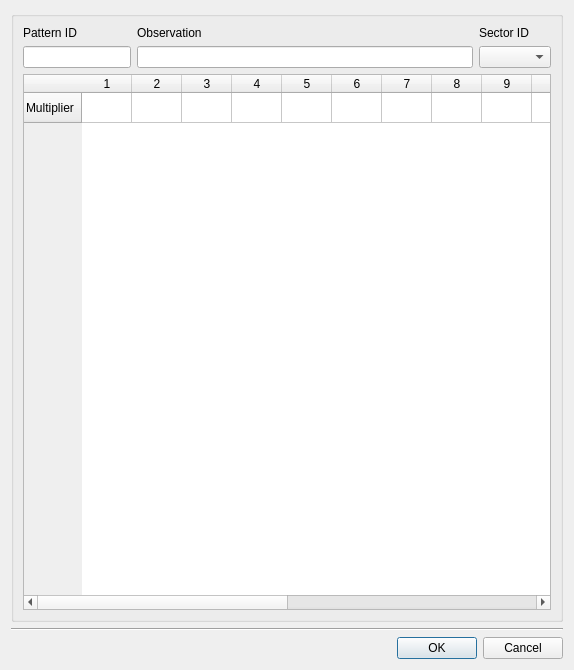
<?xml version="1.0" encoding="UTF-8"?>
<ui version="4.0">
 <class>dlg_nonvisual_pattern_ws</class>
 <widget class="QDialog" name="dlg_nonvisual_pattern_ws">
  <property name="geometry">
   <rect>
    <x>0</x>
    <y>0</y>
    <width>574</width>
    <height>670</height>
   </rect>
  </property>
  <property name="windowTitle">
   <string>Pattern Editor</string>
  </property>
  <layout class="QGridLayout" name="verticalLayout_4">
   <item row="2" column="0" colspan="2">
    <layout class="QHBoxLayout" name="horizontalLayout">
     <property name="sizeConstraint">
      <enum>QLayout::SetDefaultConstraint</enum>
     </property>
     <item>
      <spacer name="horizontalSpacer">
       <property name="orientation">
        <enum>Qt::Horizontal</enum>
       </property>
       <property name="sizeHint" stdset="0">
        <size>
         <width>40</width>
         <height>20</height>
        </size>
       </property>
      </spacer>
     </item>
     <item>
      <widget class="QPushButton" name="btn_accept">
       <property name="text">
        <string>OK</string>
       </property>
      </widget>
     </item>
     <item>
      <widget class="QPushButton" name="btn_cancel">
       <property name="text">
        <string>Cancel</string>
       </property>
      </widget>
     </item>
    </layout>
   </item>
   <item row="1" column="0" colspan="2">
    <widget class="Line" name="line">
     <property name="orientation">
      <enum>Qt::Horizontal</enum>
     </property>
    </widget>
   </item>
   <item row="0" column="0" colspan="2">
    <widget class="QGroupBox" name="groupBox">
     <property name="sizePolicy">
      <sizepolicy hsizetype="Preferred" vsizetype="MinimumExpanding">
       <horstretch>0</horstretch>
       <verstretch>0</verstretch>
      </sizepolicy>
     </property>
     <property name="title">
      <string/>
     </property>
     <layout class="QGridLayout" name="gridLayout">
      <item row="2" column="0" colspan="2">
       <layout class="QGridLayout" name="lyt_plot"/>
      </item>
      <item row="0" column="0" colspan="2">
       <layout class="QGridLayout" name="gridLayout_2">
        <item row="1" column="0">
         <widget class="QLineEdit" name="txt_pattern_id">
          <property name="sizePolicy">
           <sizepolicy hsizetype="Minimum" vsizetype="Fixed">
            <horstretch>0</horstretch>
            <verstretch>0</verstretch>
           </sizepolicy>
          </property>
         </widget>
        </item>
        <item row="0" column="0">
         <widget class="QLabel" name="lbl_pattern_id">
          <property name="sizePolicy">
           <sizepolicy hsizetype="Minimum" vsizetype="Fixed">
            <horstretch>0</horstretch>
            <verstretch>0</verstretch>
           </sizepolicy>
          </property>
          <property name="text">
           <string>Pattern ID</string>
          </property>
         </widget>
        </item>
        <item row="1" column="1">
         <widget class="QLineEdit" name="txt_observ">
          <property name="sizePolicy">
           <sizepolicy hsizetype="Expanding" vsizetype="Fixed">
            <horstretch>0</horstretch>
            <verstretch>0</verstretch>
           </sizepolicy>
          </property>
         </widget>
        </item>
        <item row="1" column="2">
         <widget class="QComboBox" name="cmb_sector_id">
          <property name="sizePolicy">
           <sizepolicy hsizetype="Minimum" vsizetype="Fixed">
            <horstretch>0</horstretch>
            <verstretch>0</verstretch>
           </sizepolicy>
          </property>
         </widget>
        </item>
        <item row="0" column="1">
         <widget class="QLabel" name="lbl_observ">
          <property name="sizePolicy">
           <sizepolicy hsizetype="Preferred" vsizetype="Fixed">
            <horstretch>0</horstretch>
            <verstretch>0</verstretch>
           </sizepolicy>
          </property>
          <property name="text">
           <string>Observation</string>
          </property>
         </widget>
        </item>
        <item row="0" column="2">
         <widget class="QLabel" name="lbl_pattern_type">
          <property name="sizePolicy">
           <sizepolicy hsizetype="Minimum" vsizetype="Preferred">
            <horstretch>0</horstretch>
            <verstretch>0</verstretch>
           </sizepolicy>
          </property>
          <property name="text">
           <string>Sector ID</string>
          </property>
         </widget>
        </item>
       </layout>
      </item>
      <item row="1" column="0" colspan="2">
       <layout class="QGridLayout" name="gridLayout_3">
        <item row="0" column="0">
         <widget class="QTableWidget" name="tbl_pattern_value">
          <attribute name="horizontalHeaderDefaultSectionSize">
           <number>50</number>
          </attribute>
          <row>
           <property name="text">
            <string>Multiplier</string>
           </property>
          </row>
          <column>
           <property name="text">
            <string>1</string>
           </property>
          </column>
          <column>
           <property name="text">
            <string>2</string>
           </property>
          </column>
          <column>
           <property name="text">
            <string>3</string>
           </property>
          </column>
          <column>
           <property name="text">
            <string>4</string>
           </property>
          </column>
          <column>
           <property name="text">
            <string>5</string>
           </property>
          </column>
          <column>
           <property name="text">
            <string>6</string>
           </property>
          </column>
          <column>
           <property name="text">
            <string>7</string>
           </property>
          </column>
          <column>
           <property name="text">
            <string>8</string>
           </property>
          </column>
          <column>
           <property name="text">
            <string>9</string>
           </property>
          </column>
          <column>
           <property name="text">
            <string>10</string>
           </property>
          </column>
          <column>
           <property name="text">
            <string>11</string>
           </property>
          </column>
          <column>
           <property name="text">
            <string>12</string>
           </property>
          </column>
          <column>
           <property name="text">
            <string>13</string>
           </property>
          </column>
          <column>
           <property name="text">
            <string>14</string>
           </property>
          </column>
          <column>
           <property name="text">
            <string>15</string>
           </property>
          </column>
          <column>
           <property name="text">
            <string>16</string>
           </property>
          </column>
          <column>
           <property name="text">
            <string>17</string>
           </property>
          </column>
          <column>
           <property name="text">
            <string>18</string>
           </property>
          </column>
         </widget>
        </item>
       </layout>
      </item>
     </layout>
    </widget>
   </item>
  </layout>
 </widget>
 <resources/>
 <connections/>
</ui>
